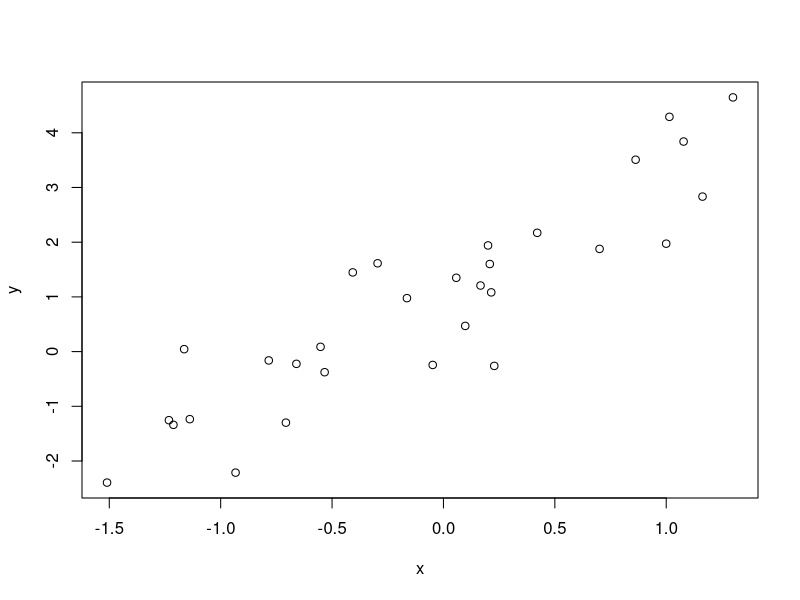
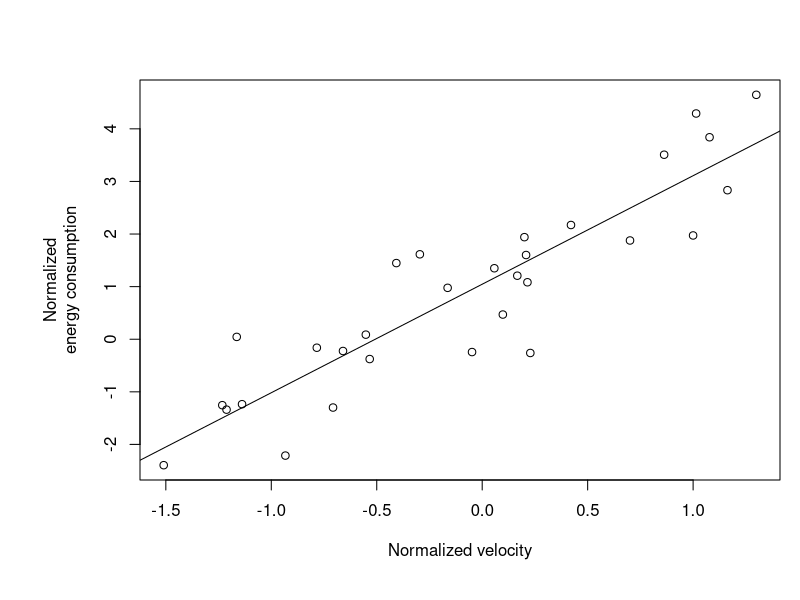

R code for these plots, in order:
# analytical workflows : coding demo
# Oct 12 2021


# Clear workspace and close all graphics ----------------------------------

rm(list=ls())
graphics.off()


# generate some data ------------------------------------------------------

n<- 30
m<- 2.2
b<- 1.1

x<- rnorm(n=n,mean= 0,sd=1)   #indep. var
z<- rnorm(n=n,mean= 0,sd=1)   #noise
y<- m * x + b + z             #dep. var

plot(x,y) #debug plot



# Do linear regression ----------------------------------------------------

fit<- glm(y ~ x)



# Plot the results --------------------------------------------------------

par(mar=c(6,7,4,1))
plot(x,y,
     xlab="Normalized velocity",
     ylab="Normalized\nenergy consumption"
     )
abline(fit)


# save data ---------------------------------------------------------------

#save.image("./data/my_expensive_calculations.Rdata")



# load data ---------------------------------------------------------------

#load(file="./data/my_expensive_calculations.Rdata")


#getwd()
#setwd("C:/GIT/I-dont-know-what-to-call-this/code/")
